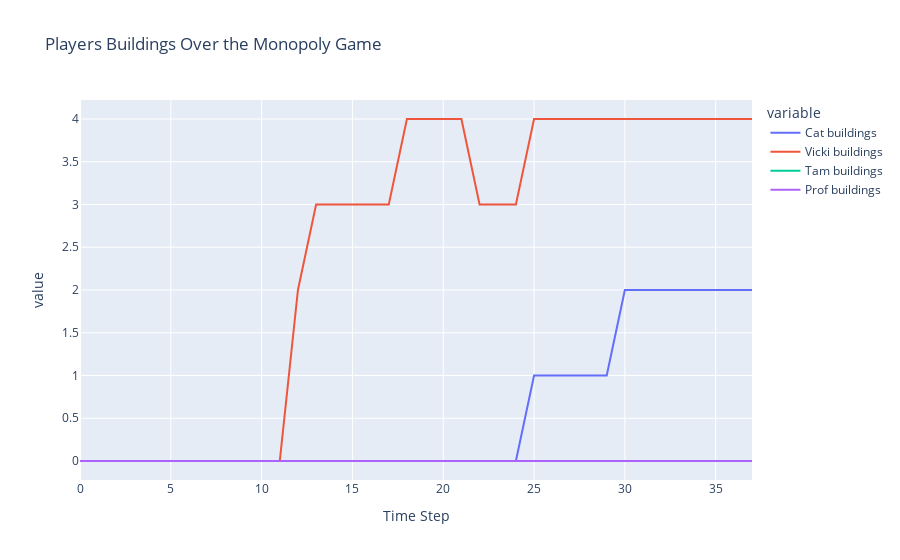

Notebook cell for this chart:
### Code cell
df = pd.DataFrame({'Time Step': range(len(buildings[0])), 'Cat buildings': buildings[0], 'Vicki buildings': buildings[1], 
                   'Tam buildings': buildings[2], 'Prof buildings': buildings[3]})
fig = px.line(df, x='Time Step', y=['Cat buildings', 'Vicki buildings', 'Tam buildings', 'Prof buildings'], title='Players Buildings Over the Monopoly Game')
fig.show()

### Figure 1 — Plotly figure (JSON) as saved in the notebook; plotly's stock layout.template omitted (floating-point values rounded to 4 significant figures)
{"data": [{"hovertemplate": "variable=Cat buildings<br>Time Step=%{x}<br>value=%{y}<extra></extra>", "legendgroup": "Cat buildings", "line": {"color": "#636efa", "dash": "solid"}, "marker": {"symbol": "circle"}, "mode": "lines", "name": "Cat buildings", "orientation": "v", "showlegend": true, "type": "scatter", "x": [0, 1, 2, 3, 4, 5, 6, 7, 8, 9, 10, 11, 12, 13, 14, 15, 16, 17, 18, 19, 20, 21, 22, 23, 24, 25, 26, 27, 28, 29, 30, 31, 32, 33, 34, 35, 36, 37], "xaxis": "x", "y": [0, 0, 0, 0, 0, 0, 0, 0, 0, 0, 0, 0, 0, 0, 0, 0, 0, 0, 0, 0, 0, 0, 0, 0, 0, 1, 1, 1, 1, 1, 2, 2, 2, 2, 2, 2, 2, 2], "yaxis": "y"}, {"hovertemplate": "variable=Vicki buildings<br>Time Step=%{x}<br>value=%{y}<extra></extra>", "legendgroup": "Vicki buildings", "line": {"color": "#EF553B", "dash": "solid"}, "marker": {"symbol": "circle"}, "mode": "lines", "name": "Vicki buildings", "orientation": "v", "showlegend": true, "type": "scatter", "x": [0, 1, 2, 3, 4, 5, 6, 7, 8, 9, 10, 11, 12, 13, 14, 15, 16, 17, 18, 19, 20, 21, 22, 23, 24, 25, 26, 27, 28, 29, 30, 31, 32, 33, 34, 35, 36, 37], "xaxis": "x", "y": [0, 0, 0, 0, 0, 0, 0, 0, 0, 0, 0, 0, 2, 3, 3, 3, 3, 3, 4, 4, 4, 4, 3, 3, 3, 4, 4, 4, 4, 4, 4, 4, 4, 4, 4, 4, 4, 4], "yaxis": "y"}, {"hovertemplate": "variable=Tam buildings<br>Time Step=%{x}<br>value=%{y}<extra></extra>", "legendgroup": "Tam buildings", "line": {"color": "#00cc96", "dash": "solid"}, "marker": {"symbol": "circle"}, "mode": "lines", "name": "Tam buildings", "orientation": "v", "showlegend": true, "type": "scatter", "x": [0, 1, 2, 3, 4, 5, 6, 7, 8, 9, 10, 11, 12, 13, 14, 15, 16, 17, 18, 19, 20, 21, 22, 23, 24, 25, 26, 27, 28, 29, 30, 31, 32, 33, 34, 35, 36, 37], "xaxis": "x", "y": [0, 0, 0, 0, 0, 0, 0, 0, 0, 0, 0, 0, 0, 0, 0, 0, 0, 0, 0, 0, 0, 0, 0, 0, 0, 0, 0, 0, 0, 0, 0, 0, 0, 0, 0, 0, 0, 0], "yaxis": "y"}, {"hovertemplate": "variable=Prof buildings<br>Time Step=%{x}<br>value=%{y}<extra></extra>", "legendgroup": "Prof buildings", "line": {"color": "#ab63fa", "dash": "solid"}, "marker": {"symbol": "circle"}, "mode": "lines", "name": "Prof buildings", "orientation": "v", "showlegend": true, "type": "scatter", "x": [0, 1, 2, 3, 4, 5, 6, 7, 8, 9, 10, 11, 12, 13, 14, 15, 16, 17, 18, 19, 20, 21, 22, 23, 24, 25, 26, 27, 28, 29, 30, 31, 32, 33, 34, 35, 36, 37], "xaxis": "x", "y": [0, 0, 0, 0, 0, 0, 0, 0, 0, 0, 0, 0, 0, 0, 0, 0, 0, 0, 0, 0, 0, 0, 0, 0, 0, 0, 0, 0, 0, 0, 0, 0, 0, 0, 0, 0, 0, 0], "yaxis": "y"}], "layout": {"legend": {"title": {"text": "variable"}, "tracegroupgap": 0}, "title": {"text": "Players Buildings Over the Monopoly Game"}, "xaxis": {"anchor": "y", "domain": [0, 1], "title": {"text": "Time Step"}}, "yaxis": {"anchor": "x", "domain": [0, 1], "title": {"text": "value"}}}}
